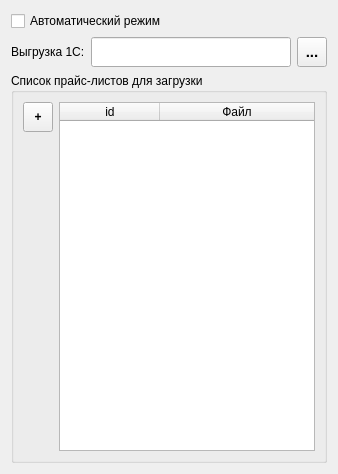
              <widget class="QWidget" name="tab_auto">
               <attribute name="title">
                <string>Автомат</string>
               </attribute>
               <layout class="QGridLayout" name="gridLayout_29">
                <item row="0" column="0">
                 <widget class="QCheckBox" name="checkBox_autoActive">
                  <property name="text">
                   <string>Автоматический режим</string>
                  </property>
                 </widget>
                </item>
                <item row="1" column="0">
                 <layout class="QHBoxLayout" name="horizontalLayout_16">
                  <item>
                   <widget class="QLabel" name="label_36">
                    <property name="text">
                     <string>Выгрузка 1С:</string>
                    </property>
                   </widget>
                  </item>
                  <item>
                   <widget class="QLineEdit" name="lineEdit_sD_dir1c">
                    <property name="minimumSize">
                     <size>
                      <width>0</width>
                      <height>30</height>
                     </size>
                    </property>
                   </widget>
                  </item>
                  <item>
                   <widget class="QToolButton" name="toolButton_dir1C">
                    <property name="minimumSize">
                     <size>
                      <width>30</width>
                      <height>30</height>
                     </size>
                    </property>
                    <property name="maximumSize">
                     <size>
                      <width>30</width>
                      <height>30</height>
                     </size>
                    </property>
                    <property name="font">
                     <font>
                      <pointsize>11</pointsize>
                      <weight>75</weight>
                      <bold>true</bold>
                     </font>
                    </property>
                    <property name="text">
                     <string>...</string>
                    </property>
                   </widget>
                  </item>
                 </layout>
                </item>
                <item row="2" column="0">
                 <widget class="QGroupBox" name="groupBox_10">
                  <property name="title">
                   <string>Список прайс-листов для загрузки</string>
                  </property>
                  <layout class="QGridLayout" name="gridLayout_15">
                   <item row="0" column="0">
                    <widget class="QToolButton" name="toolButton_pl_edit">
                     <property name="minimumSize">
                      <size>
                       <width>30</width>
                       <height>30</height>
                      </size>
                     </property>
                     <property name="font">
                      <font>
                       <weight>75</weight>
                       <bold>true</bold>
                      </font>
                     </property>
                     <property name="text">
                      <string>+</string>
                     </property>
                    </widget>
                   </item>
                   <item row="0" column="1" rowspan="2">
                    <widget class="QTableWidget" name="tableWidget_priceFiles">
                     <property name="editTriggers">
                      <set>QAbstractItemView::NoEditTriggers</set>
                     </property>
                     <property name="alternatingRowColors">
                      <bool>true</bool>
                     </property>
                     <property name="selectionBehavior">
                      <enum>QAbstractItemView::SelectRows</enum>
                     </property>
                     <property name="showGrid">
                      <bool>false</bool>
                     </property>
                     <attribute name="horizontalHeaderStretchLastSection">
                      <bool>true</bool>
                     </attribute>
                     <column>
                      <property name="text">
                       <string>id</string>
                      </property>
                     </column>
                     <column>
                      <property name="text">
                       <string>Файл</string>
                      </property>
                     </column>
                    </widget>
                   </item>
                   <item row="1" column="0">
                    <spacer name="verticalSpacer_3">
                     <property name="orientation">
                      <enum>Qt::Vertical</enum>
                     </property>
                     <property name="sizeHint" stdset="0">
                      <size>
                       <width>20</width>
                       <height>319</height>
                      </size>
                     </property>
                    </spacer>
                   </item>
                  </layout>
                 </widget>
                </item>
               </layout>
              </widget>
